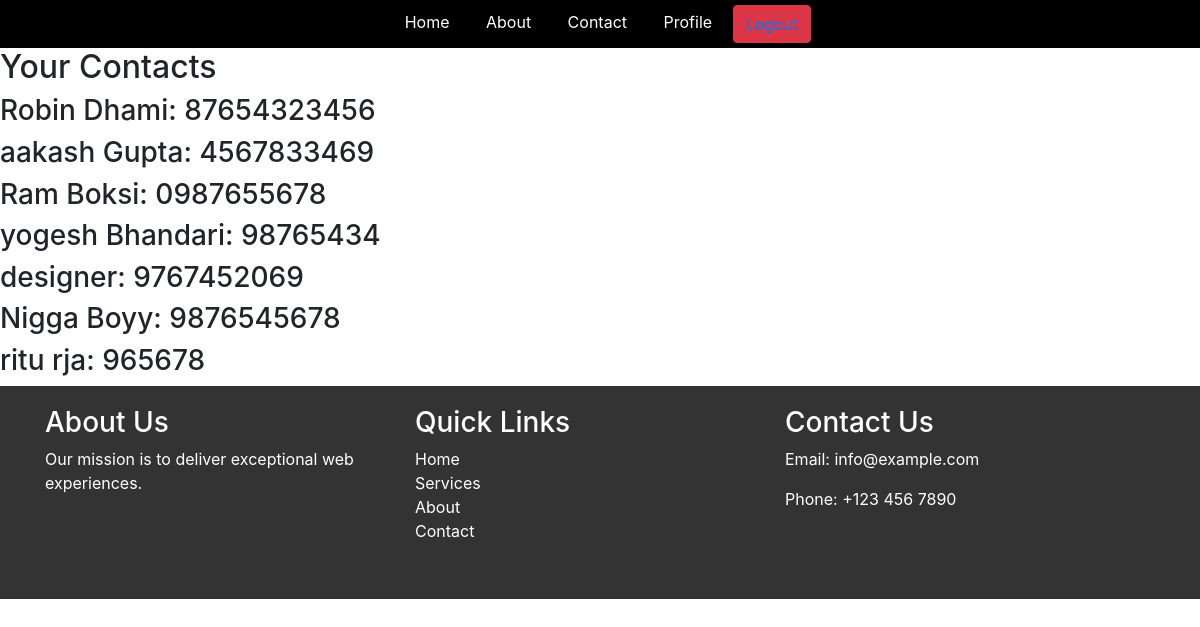
/contact/ (signed in), run on the app's committed database.
### home/models.py (models this page shows)
class Student(models.Model):
    User= models.ForeignKey(User,on_delete=models.SET_NULL,null=True,blank=True) #This is used to authenticate user
    name=models.CharField(max_length=100)
    image= models.ImageField(upload_to="stud")
    email=models.EmailField(unique=True,default="")
    bio= models.TextField(blank=True)
    phone= models.CharField(max_length=20, null=True, blank=True)
    def __str__(self) -> str:
        return self.name

### home/views.py (the view)
# urls.py: path('contact/',contact,name='contact'),
@login_required(login_url='/login/')
def contact(request):
    queryset = Student.objects.all()
    print(queryset)
    context = {"students": queryset}
    print("context",context)
    return render(request, 'contact.html',context)

### home/Templates/contact.html (shortened to what this page needs)
{% extends 'base.html' %}
{% block start %}
    <h2>Your Contacts</h2>
    {% for student in students %}
        <h3>{{ student.name }}: {{ student.phone }}</h3>
    {% endfor %}
{% endblock %}

### home/Templates/base.html (style rules this page uses)
h3 { margin-top: 0; }

### data on the page
Student: name "Robin Dhami", phone "87654323456"
Student: name "aakash Gupta", phone "4567833469"
Student: name "Ram Boksi", phone "0987655678"
Student: name "yogesh Bhandari", phone "98765434"
Student: name "designer", phone "9767452069"
Student: name "Nigga Boyy", phone "9876545678"
Student: name "ritu rja", phone "965678"
